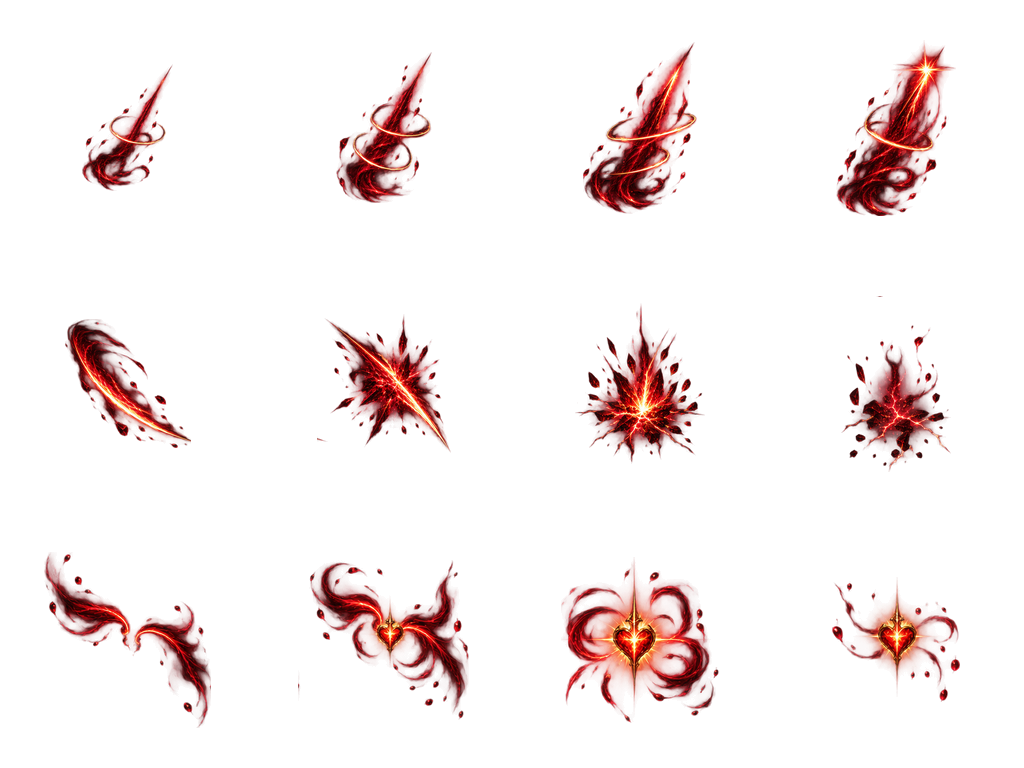
#> input picture assets/resources/art/fx/abyss_verdict.png, 1024 x 768 px, given in place of star_ring_sage_raw.png, which was not available
$ python import-star-ring-sage-art.py
#> lines starting #> are read from the running program, lines starting #| are printed output that depends on the picture; after the words box and inside, x2 and y2 are one past the last pixel; in counts of white or black regions, pixels touching at a corner belong together; pictures that were not available may be replaced by others from this repository, and a replacement may not be noted
"""Slice, register and pad image-generated spell cels; no painted pixels are authored here."""
from pathlib import Path
import hashlib, importlib.util, json, sys
from PIL import Image
import numpy as np
from scipy.ndimage import label, binary_dilation

sys.dont_write_bytecode = True
ROOT = Path(__file__).resolve().parents[1]
SOURCE = ROOT / 'art-source/star-ring-sage/star_ring_sage_raw.png'
TARGET = ROOT / 'assets/resources/art/fx/star_ring_sage.png'

def main():
    image = Image.open(SOURCE).convert('RGBA')
#> image is the input picture: PIL image 1024x768 RGBA; mean R, G, B, A 19.7, 3.1, 2.7, 19.9
    # The selected source has four separated effect families with uneven row gutters.
    ys = [0, round(image.height * 400 / 1254), round(image.height * 700 / 1254),
          round(image.height * 950 / 1254), image.height]
#> ys = [0, 245, 429, 582, 768]
    xs = [round(image.width * c / 4) for c in range(5)]
#> xs = [0, 256, 512, 768, 1024]
    sheet = Image.new('RGBA', (1024, 1024))
#> sheet: PIL image 1024x1024 RGBA; every value is 0
    records = []
    for row in range(4):
        cels = []
        for col in range(4):
            rect = (xs[col], ys[row], xs[col + 1], ys[row + 1])
            cel = image.crop(rect)
            alpha = cel.getchannel('A')
            bounds = alpha.point(lambda a: 255 if a > 16 else 0).getbbox()
            assert bounds, (row, col, 'empty painted cel')
            box = (max(0, bounds[0] - 3), max(0, bounds[1] - 3),
                   min(cel.width, bounds[2] + 3), min(cel.height, bounds[3] + 3))
            cel.putalpha(alpha.point(lambda a: 0 if a <= 4 else a))
            cels.append((cel.crop(box), rect, box))
        # Shared family scale preserves the drawn charge/projectile growth.
        scale = 176 / max(max(c.width, c.height) for c, _, _ in cels)
        for col, (cel, rect, box) in enumerate(cels):
            width = 176 if row == 3 else max(1, round(cel.width * scale))
            height = max(1, round(cel.height * scale))
            cel = cel.convert('RGBa').resize((width, height), Image.Resampling.LANCZOS).convert('RGBA')
            # Comet tips register at x=216; beam emitters register at x=40.
            x = 216 - width if row == 2 else 40 if row == 3 else (256 - width) // 2
            y = (256 - height) // 2
            sheet.alpha_composite(cel, (col * 256 + x, row * 256 + y))
            records.append({'index': row * 4 + col, 'sourceRect': rect, 'paintedBounds': box,
                            'runtimeSize': [width, height], 'runtimeOffset': [x, y]})
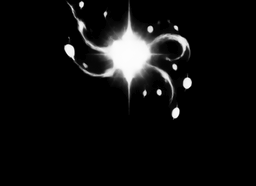
#> alpha: PIL image 256x186 L; min 0, max 255, mean 15.6
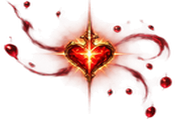
#> cel: PIL image 176x122 RGBA; mean R, G, B, A 74.2, 17.9, 11.2, 45; transparent parts drawn white
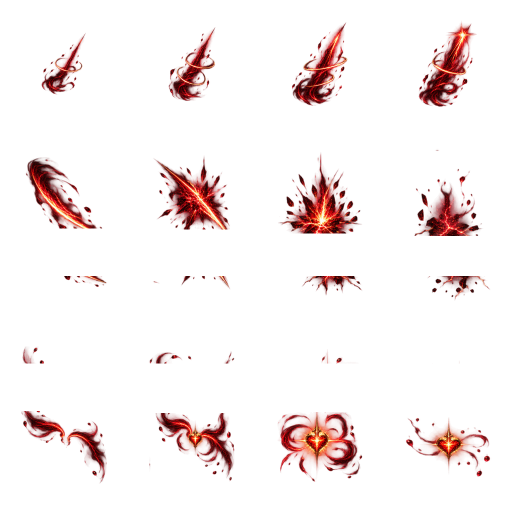
#> sheet: PIL image 1024x1024 RGBA (shown at 1/2 size); mean R, G, B, A 18.3, 2.9, 2.5, 18.1; transparent parts drawn white
#> after the loop, records = 16 items
    # Downsampling reintroduces alpha 1-4 haze; remove that and detached faint islands.
    pixels = np.array(sheet)
    alpha = pixels[..., 3]
#> alpha: shape (1024, 1024)
    visible = alpha > 4
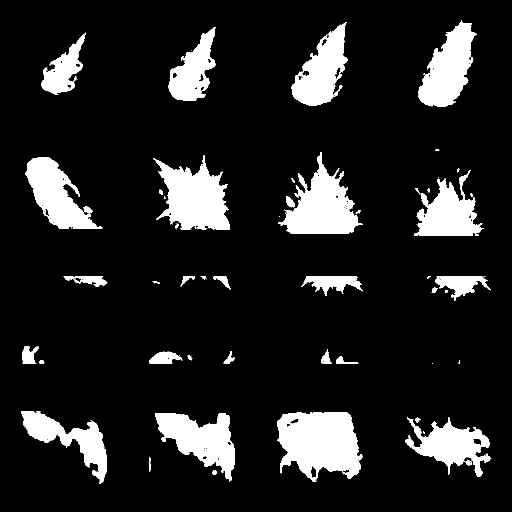
#> visible: shape (1024, 1024) bool (shown at 1/2 size); 12.9% white; 106 white regions (59 under 20 px), largest, box (x1, y1, x2, y2) and area: (555, 824, 725, 964) 17236, (306, 310, 460, 459) 13405, (556, 304, 725, 467) 12852
    labels, count = label(visible, structure=np.ones((3, 3)))
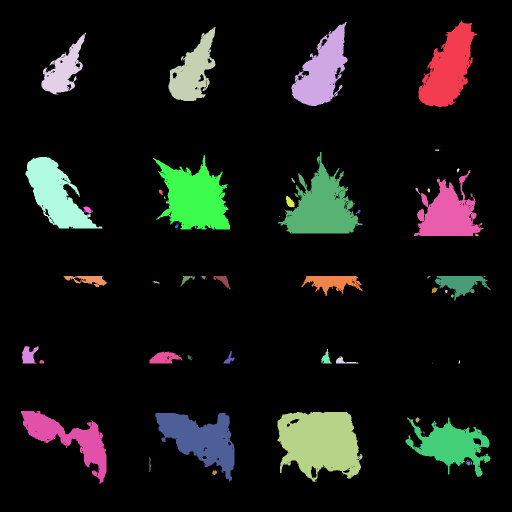
#> labels: shape (1024, 1024) int32 (shown at 1/2 size); 107 distinct labels, from 0 to 106; one colour per label, 0 black
#> count = 106
    attached = np.zeros(count + 1, dtype=bool)
    attached[labels[binary_dilation(visible & (alpha >= 32), structure=np.ones((5, 5)))]] = True
    attached[0] = True
    removed = ((alpha > 0) & ~visible) | ~attached[labels]
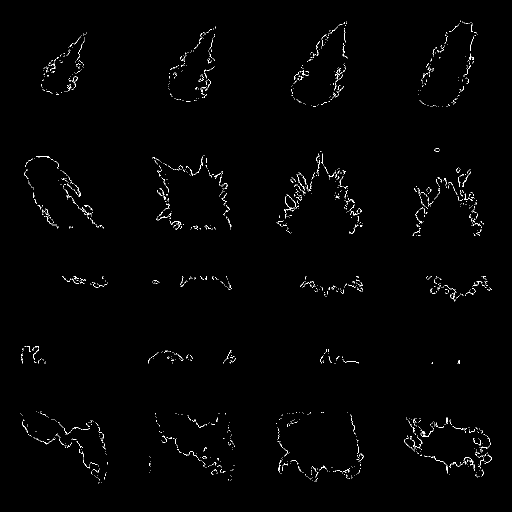
#> removed: shape (1024, 1024) bool (shown at 1/2 size); 0.83% white in thin lines or dots, all inside (x1, y1, x2, y2) = (41, 41, 983, 967)
    hygiene = {'floorPixels': int(((alpha > 0) & ~visible).sum()), 'detachedPixels': int((~attached[labels]).sum()),
               'maxRemovedAlpha': int(alpha[removed].max()) if removed.any() else 0}
#> hygiene = {'floorPixels': 8654, 'detachedPixels': 59, 'maxRemovedAlpha': 24}
    pixels[removed] = 0
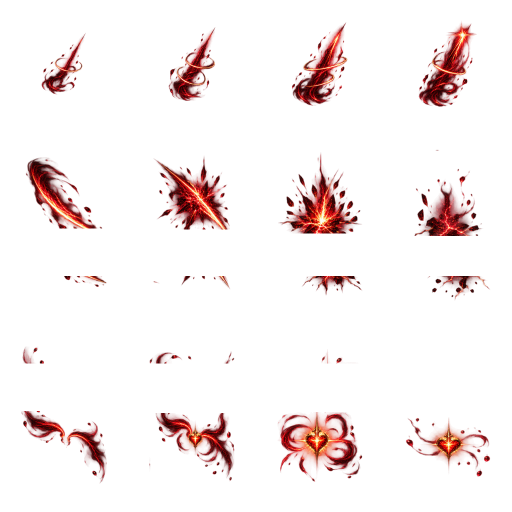
#> pixels: shape (1024, 1024, 4) (shown at 1/2 size); 0.83% of pixels changed, all inside (x1, y1, x2, y2) = (41, 41, 983, 967); transparent parts drawn white
    Image.fromarray(pixels).save(TARGET, optimize=True)
    spec = importlib.util.spec_from_file_location('blood_art', ROOT / 'tools/import-bloodfiend-art.py')
    art = importlib.util.module_from_spec(spec)
#> (the run stopped early here; a loop or call above may not have finished)
